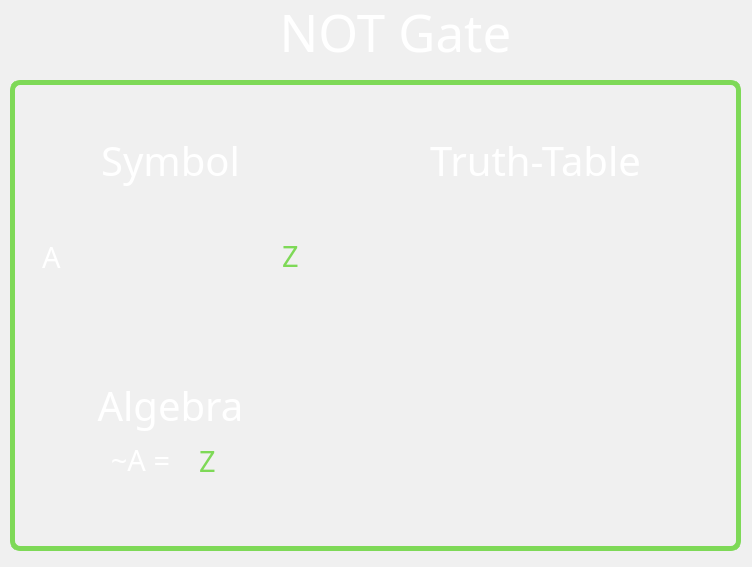
<?xml version="1.0" encoding="UTF-8"?>
<ui version="4.0">
 <class>Not_Dialog</class>
 <widget class="QDialog" name="Not_Dialog">
  <property name="geometry">
   <rect>
    <x>0</x>
    <y>0</y>
    <width>752</width>
    <height>567</height>
   </rect>
  </property>
  <property name="palette">
   <palette>
    <active>
     <colorrole role="WindowText">
      <brush brushstyle="SolidPattern">
       <color alpha="255">
        <red>255</red>
        <green>255</green>
        <blue>255</blue>
       </color>
      </brush>
     </colorrole>
     <colorrole role="Button">
      <brush brushstyle="SolidPattern">
       <color alpha="255">
        <red>46</red>
        <green>46</green>
        <blue>46</blue>
       </color>
      </brush>
     </colorrole>
     <colorrole role="Light">
      <brush brushstyle="SolidPattern">
       <color alpha="255">
        <red>69</red>
        <green>69</green>
        <blue>69</blue>
       </color>
      </brush>
     </colorrole>
     <colorrole role="Midlight">
      <brush brushstyle="SolidPattern">
       <color alpha="255">
        <red>57</red>
        <green>57</green>
        <blue>57</blue>
       </color>
      </brush>
     </colorrole>
     <colorrole role="Dark">
      <brush brushstyle="SolidPattern">
       <color alpha="255">
        <red>23</red>
        <green>23</green>
        <blue>23</blue>
       </color>
      </brush>
     </colorrole>
     <colorrole role="Mid">
      <brush brushstyle="SolidPattern">
       <color alpha="255">
        <red>31</red>
        <green>31</green>
        <blue>31</blue>
       </color>
      </brush>
     </colorrole>
     <colorrole role="Text">
      <brush brushstyle="SolidPattern">
       <color alpha="255">
        <red>255</red>
        <green>255</green>
        <blue>255</blue>
       </color>
      </brush>
     </colorrole>
     <colorrole role="BrightText">
      <brush brushstyle="SolidPattern">
       <color alpha="255">
        <red>255</red>
        <green>255</green>
        <blue>255</blue>
       </color>
      </brush>
     </colorrole>
     <colorrole role="ButtonText">
      <brush brushstyle="SolidPattern">
       <color alpha="255">
        <red>255</red>
        <green>255</green>
        <blue>255</blue>
       </color>
      </brush>
     </colorrole>
     <colorrole role="Base">
      <brush brushstyle="SolidPattern">
       <color alpha="255">
        <red>0</red>
        <green>0</green>
        <blue>0</blue>
       </color>
      </brush>
     </colorrole>
     <colorrole role="Window">
      <brush brushstyle="SolidPattern">
       <color alpha="255">
        <red>46</red>
        <green>46</green>
        <blue>46</blue>
       </color>
      </brush>
     </colorrole>
     <colorrole role="Shadow">
      <brush brushstyle="SolidPattern">
       <color alpha="255">
        <red>0</red>
        <green>0</green>
        <blue>0</blue>
       </color>
      </brush>
     </colorrole>
     <colorrole role="AlternateBase">
      <brush brushstyle="SolidPattern">
       <color alpha="255">
        <red>23</red>
        <green>23</green>
        <blue>23</blue>
       </color>
      </brush>
     </colorrole>
     <colorrole role="ToolTipBase">
      <brush brushstyle="SolidPattern">
       <color alpha="255">
        <red>255</red>
        <green>255</green>
        <blue>220</blue>
       </color>
      </brush>
     </colorrole>
     <colorrole role="ToolTipText">
      <brush brushstyle="SolidPattern">
       <color alpha="255">
        <red>0</red>
        <green>0</green>
        <blue>0</blue>
       </color>
      </brush>
     </colorrole>
     <colorrole role="PlaceholderText">
      <brush brushstyle="SolidPattern">
       <color alpha="127">
        <red>255</red>
        <green>255</green>
        <blue>255</blue>
       </color>
      </brush>
     </colorrole>
    </active>
    <inactive>
     <colorrole role="WindowText">
      <brush brushstyle="SolidPattern">
       <color alpha="255">
        <red>0</red>
        <green>0</green>
        <blue>0</blue>
       </color>
      </brush>
     </colorrole>
     <colorrole role="Button">
      <brush brushstyle="SolidPattern">
       <color alpha="255">
        <red>240</red>
        <green>240</green>
        <blue>240</blue>
       </color>
      </brush>
     </colorrole>
     <colorrole role="Light">
      <brush brushstyle="SolidPattern">
       <color alpha="255">
        <red>255</red>
        <green>255</green>
        <blue>255</blue>
       </color>
      </brush>
     </colorrole>
     <colorrole role="Midlight">
      <brush brushstyle="SolidPattern">
       <color alpha="255">
        <red>227</red>
        <green>227</green>
        <blue>227</blue>
       </color>
      </brush>
     </colorrole>
     <colorrole role="Dark">
      <brush brushstyle="SolidPattern">
       <color alpha="255">
        <red>160</red>
        <green>160</green>
        <blue>160</blue>
       </color>
      </brush>
     </colorrole>
     <colorrole role="Mid">
      <brush brushstyle="SolidPattern">
       <color alpha="255">
        <red>160</red>
        <green>160</green>
        <blue>160</blue>
       </color>
      </brush>
     </colorrole>
     <colorrole role="Text">
      <brush brushstyle="SolidPattern">
       <color alpha="255">
        <red>0</red>
        <green>0</green>
        <blue>0</blue>
       </color>
      </brush>
     </colorrole>
     <colorrole role="BrightText">
      <brush brushstyle="SolidPattern">
       <color alpha="255">
        <red>255</red>
        <green>255</green>
        <blue>255</blue>
       </color>
      </brush>
     </colorrole>
     <colorrole role="ButtonText">
      <brush brushstyle="SolidPattern">
       <color alpha="255">
        <red>0</red>
        <green>0</green>
        <blue>0</blue>
       </color>
      </brush>
     </colorrole>
     <colorrole role="Base">
      <brush brushstyle="SolidPattern">
       <color alpha="255">
        <red>255</red>
        <green>255</green>
        <blue>255</blue>
       </color>
      </brush>
     </colorrole>
     <colorrole role="Window">
      <brush brushstyle="SolidPattern">
       <color alpha="255">
        <red>240</red>
        <green>240</green>
        <blue>240</blue>
       </color>
      </brush>
     </colorrole>
     <colorrole role="Shadow">
      <brush brushstyle="SolidPattern">
       <color alpha="255">
        <red>105</red>
        <green>105</green>
        <blue>105</blue>
       </color>
      </brush>
     </colorrole>
     <colorrole role="AlternateBase">
      <brush brushstyle="SolidPattern">
       <color alpha="255">
        <red>245</red>
        <green>245</green>
        <blue>245</blue>
       </color>
      </brush>
     </colorrole>
     <colorrole role="ToolTipBase">
      <brush brushstyle="SolidPattern">
       <color alpha="255">
        <red>255</red>
        <green>255</green>
        <blue>220</blue>
       </color>
      </brush>
     </colorrole>
     <colorrole role="ToolTipText">
      <brush brushstyle="SolidPattern">
       <color alpha="255">
        <red>0</red>
        <green>0</green>
        <blue>0</blue>
       </color>
      </brush>
     </colorrole>
     <colorrole role="PlaceholderText">
      <brush brushstyle="SolidPattern">
       <color alpha="128">
        <red>0</red>
        <green>0</green>
        <blue>0</blue>
       </color>
      </brush>
     </colorrole>
    </inactive>
    <disabled>
     <colorrole role="WindowText">
      <brush brushstyle="SolidPattern">
       <color alpha="255">
        <red>23</red>
        <green>23</green>
        <blue>23</blue>
       </color>
      </brush>
     </colorrole>
     <colorrole role="Button">
      <brush brushstyle="SolidPattern">
       <color alpha="255">
        <red>46</red>
        <green>46</green>
        <blue>46</blue>
       </color>
      </brush>
     </colorrole>
     <colorrole role="Light">
      <brush brushstyle="SolidPattern">
       <color alpha="255">
        <red>69</red>
        <green>69</green>
        <blue>69</blue>
       </color>
      </brush>
     </colorrole>
     <colorrole role="Midlight">
      <brush brushstyle="SolidPattern">
       <color alpha="255">
        <red>57</red>
        <green>57</green>
        <blue>57</blue>
       </color>
      </brush>
     </colorrole>
     <colorrole role="Dark">
      <brush brushstyle="SolidPattern">
       <color alpha="255">
        <red>23</red>
        <green>23</green>
        <blue>23</blue>
       </color>
      </brush>
     </colorrole>
     <colorrole role="Mid">
      <brush brushstyle="SolidPattern">
       <color alpha="255">
        <red>31</red>
        <green>31</green>
        <blue>31</blue>
       </color>
      </brush>
     </colorrole>
     <colorrole role="Text">
      <brush brushstyle="SolidPattern">
       <color alpha="255">
        <red>23</red>
        <green>23</green>
        <blue>23</blue>
       </color>
      </brush>
     </colorrole>
     <colorrole role="BrightText">
      <brush brushstyle="SolidPattern">
       <color alpha="255">
        <red>255</red>
        <green>255</green>
        <blue>255</blue>
       </color>
      </brush>
     </colorrole>
     <colorrole role="ButtonText">
      <brush brushstyle="SolidPattern">
       <color alpha="255">
        <red>23</red>
        <green>23</green>
        <blue>23</blue>
       </color>
      </brush>
     </colorrole>
     <colorrole role="Base">
      <brush brushstyle="SolidPattern">
       <color alpha="255">
        <red>46</red>
        <green>46</green>
        <blue>46</blue>
       </color>
      </brush>
     </colorrole>
     <colorrole role="Window">
      <brush brushstyle="SolidPattern">
       <color alpha="255">
        <red>46</red>
        <green>46</green>
        <blue>46</blue>
       </color>
      </brush>
     </colorrole>
     <colorrole role="Shadow">
      <brush brushstyle="SolidPattern">
       <color alpha="255">
        <red>0</red>
        <green>0</green>
        <blue>0</blue>
       </color>
      </brush>
     </colorrole>
     <colorrole role="AlternateBase">
      <brush brushstyle="SolidPattern">
       <color alpha="255">
        <red>245</red>
        <green>245</green>
        <blue>245</blue>
       </color>
      </brush>
     </colorrole>
     <colorrole role="ToolTipBase">
      <brush brushstyle="SolidPattern">
       <color alpha="255">
        <red>255</red>
        <green>255</green>
        <blue>220</blue>
       </color>
      </brush>
     </colorrole>
     <colorrole role="ToolTipText">
      <brush brushstyle="SolidPattern">
       <color alpha="255">
        <red>0</red>
        <green>0</green>
        <blue>0</blue>
       </color>
      </brush>
     </colorrole>
     <colorrole role="PlaceholderText">
      <brush brushstyle="SolidPattern">
       <color alpha="128">
        <red>0</red>
        <green>0</green>
        <blue>0</blue>
       </color>
      </brush>
     </colorrole>
    </disabled>
   </palette>
  </property>
  <property name="windowTitle">
   <string>Dialog</string>
  </property>
  <widget class="QLabel" name="learningLogicLabel">
   <property name="geometry">
    <rect>
     <x>85</x>
     <y>6</y>
     <width>621</width>
     <height>51</height>
    </rect>
   </property>
   <property name="sizePolicy">
    <sizepolicy hsizetype="Preferred" vsizetype="Preferred">
     <horstretch>0</horstretch>
     <verstretch>0</verstretch>
    </sizepolicy>
   </property>
   <property name="font">
    <font>
     <family>OCR A Extended</family>
     <pointsize>38</pointsize>
    </font>
   </property>
   <property name="styleSheet">
    <string notr="true">color: rgb(255, 255, 255);</string>
   </property>
   <property name="text">
    <string>NOT Gate</string>
   </property>
   <property name="alignment">
    <set>Qt::AlignCenter</set>
   </property>
  </widget>
  <widget class="QGroupBox" name="LearnTable">
   <property name="geometry">
    <rect>
     <x>10</x>
     <y>80</y>
     <width>731</width>
     <height>471</height>
    </rect>
   </property>
   <property name="styleSheet">
    <string notr="true">QGroupBox#LearnTable { 
     border: 5px solid green; 
     border-radius: 10px; 
	border-color: rgb(126, 217, 87);
 } </string>
   </property>
   <property name="title">
    <string/>
   </property>
   <widget class="QLabel" name="SymbolLabel">
    <property name="geometry">
     <rect>
      <x>70</x>
      <y>40</y>
      <width>181</width>
      <height>81</height>
     </rect>
    </property>
    <property name="sizePolicy">
     <sizepolicy hsizetype="Preferred" vsizetype="Preferred">
      <horstretch>0</horstretch>
      <verstretch>0</verstretch>
     </sizepolicy>
    </property>
    <property name="font">
     <font>
      <family>OCR A Extended</family>
      <pointsize>30</pointsize>
     </font>
    </property>
    <property name="styleSheet">
     <string notr="true">color: rgb(255, 255, 255);</string>
    </property>
    <property name="text">
     <string>Symbol</string>
    </property>
    <property name="alignment">
     <set>Qt::AlignCenter</set>
    </property>
   </widget>
   <widget class="QLabel" name="SymbolLabel_2">
    <property name="geometry">
     <rect>
      <x>50</x>
      <y>280</y>
      <width>221</width>
      <height>91</height>
     </rect>
    </property>
    <property name="sizePolicy">
     <sizepolicy hsizetype="Preferred" vsizetype="Preferred">
      <horstretch>0</horstretch>
      <verstretch>0</verstretch>
     </sizepolicy>
    </property>
    <property name="font">
     <font>
      <family>OCR A Extended</family>
      <pointsize>30</pointsize>
     </font>
    </property>
    <property name="styleSheet">
     <string notr="true">color: rgb(255, 255, 255);</string>
    </property>
    <property name="text">
     <string>Algebra</string>
    </property>
    <property name="alignment">
     <set>Qt::AlignCenter</set>
    </property>
   </widget>
   <widget class="QLabel" name="SymbolLabel_3">
    <property name="geometry">
     <rect>
      <x>350</x>
      <y>55</y>
      <width>351</width>
      <height>51</height>
     </rect>
    </property>
    <property name="sizePolicy">
     <sizepolicy hsizetype="Preferred" vsizetype="Preferred">
      <horstretch>0</horstretch>
      <verstretch>0</verstretch>
     </sizepolicy>
    </property>
    <property name="font">
     <font>
      <family>OCR A Extended</family>
      <pointsize>30</pointsize>
     </font>
    </property>
    <property name="styleSheet">
     <string notr="true">color: rgb(255, 255, 255);</string>
    </property>
    <property name="text">
     <string>Truth-Table</string>
    </property>
    <property name="alignment">
     <set>Qt::AlignCenter</set>
    </property>
   </widget>
   <widget class="QLabel" name="SymbolLabel_4">
    <property name="geometry">
     <rect>
      <x>260</x>
      <y>150</y>
      <width>41</width>
      <height>51</height>
     </rect>
    </property>
    <property name="sizePolicy">
     <sizepolicy hsizetype="Preferred" vsizetype="Preferred">
      <horstretch>0</horstretch>
      <verstretch>0</verstretch>
     </sizepolicy>
    </property>
    <property name="font">
     <font>
      <family>OCR A Extended</family>
      <pointsize>22</pointsize>
     </font>
    </property>
    <property name="styleSheet">
     <string notr="true">color: rgb(126, 217, 87);</string>
    </property>
    <property name="text">
     <string>Z</string>
    </property>
    <property name="alignment">
     <set>Qt::AlignCenter</set>
    </property>
   </widget>
   <widget class="QLabel" name="SymbolLabel_5">
    <property name="geometry">
     <rect>
      <x>21</x>
      <y>151</y>
      <width>41</width>
      <height>51</height>
     </rect>
    </property>
    <property name="sizePolicy">
     <sizepolicy hsizetype="Preferred" vsizetype="Preferred">
      <horstretch>0</horstretch>
      <verstretch>0</verstretch>
     </sizepolicy>
    </property>
    <property name="font">
     <font>
      <family>OCR A Extended</family>
      <pointsize>22</pointsize>
     </font>
    </property>
    <property name="styleSheet">
     <string notr="true">color: rgb(255, 255, 255);</string>
    </property>
    <property name="text">
     <string>A</string>
    </property>
    <property name="alignment">
     <set>Qt::AlignCenter</set>
    </property>
   </widget>
   <widget class="QLabel" name="SymbolLabel_7">
    <property name="geometry">
     <rect>
      <x>70</x>
      <y>354</y>
      <width>121</width>
      <height>51</height>
     </rect>
    </property>
    <property name="sizePolicy">
     <sizepolicy hsizetype="Preferred" vsizetype="Preferred">
      <horstretch>0</horstretch>
      <verstretch>0</verstretch>
     </sizepolicy>
    </property>
    <property name="font">
     <font>
      <family>OCR A Extended</family>
      <pointsize>22</pointsize>
     </font>
    </property>
    <property name="styleSheet">
     <string notr="true">color: rgb(255, 255, 255);</string>
    </property>
    <property name="text">
     <string>~A =</string>
    </property>
    <property name="alignment">
     <set>Qt::AlignCenter</set>
    </property>
   </widget>
   <widget class="QLabel" name="label">
    <property name="geometry">
     <rect>
      <x>368</x>
      <y>150</y>
      <width>321</width>
      <height>171</height>
     </rect>
    </property>
    <property name="text">
     <string/>
    </property>
    <property name="pixmap">
     <pixmap resource="Tables.qrc">:/Tables/NotTable.png</pixmap>
    </property>
    <property name="scaledContents">
     <bool>true</bool>
    </property>
   </widget>
   <widget class="QLabel" name="label_2">
    <property name="geometry">
     <rect>
      <x>61</x>
      <y>132</y>
      <width>201</width>
      <height>91</height>
     </rect>
    </property>
    <property name="text">
     <string/>
    </property>
    <property name="pixmap">
     <pixmap resource="Gates.qrc">:/icons/not.png</pixmap>
    </property>
    <property name="scaledContents">
     <bool>true</bool>
    </property>
   </widget>
   <widget class="QLabel" name="SymbolLabel_8">
    <property name="geometry">
     <rect>
      <x>182</x>
      <y>355</y>
      <width>31</width>
      <height>51</height>
     </rect>
    </property>
    <property name="sizePolicy">
     <sizepolicy hsizetype="Preferred" vsizetype="Preferred">
      <horstretch>0</horstretch>
      <verstretch>0</verstretch>
     </sizepolicy>
    </property>
    <property name="font">
     <font>
      <family>OCR A Extended</family>
      <pointsize>22</pointsize>
     </font>
    </property>
    <property name="styleSheet">
     <string notr="true">color: rgb(126, 217, 87)</string>
    </property>
    <property name="text">
     <string>Z</string>
    </property>
    <property name="alignment">
     <set>Qt::AlignCenter</set>
    </property>
   </widget>
  </widget>
 </widget>
 <resources>
  <include location="Gates.qrc"/>
  <include location="Tables.qrc"/>
 </resources>
 <connections/>
</ui>
